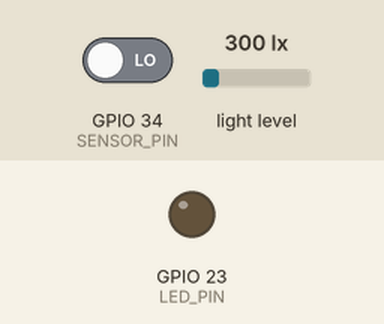
The program below on a simulated ESP32. Shown: output pins drawn as LEDs (lit = HIGH). Inputs (shaded band) come from the test bench; at power-on: light level 300 lx, GPIO 34 (SENSOR_PIN) LOW. WiFi joins after 1.5 s; servers stay silent unless stated; no MQTT or app messages arrive unless stated; what the program prints to the serial monitor is not drawn.

Above: at 3.2 s.
3.3 s: light level set to 52 lx
4.8 s: light level set to 45 lx
At 5.4 s:
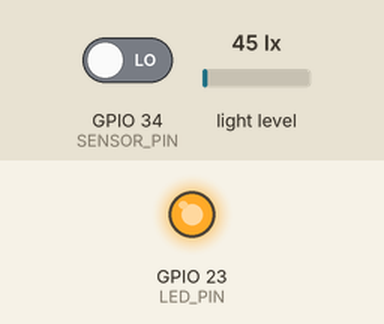
7.8 s: light level set to 500 lx
At 8.8 s:
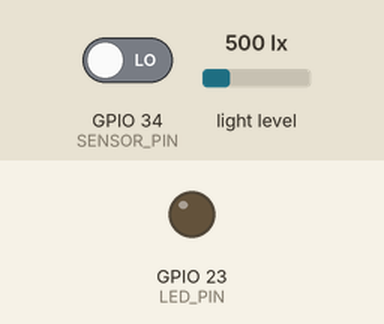
9.3 s: GPIO 34 (SENSOR_PIN) driven HIGH
At 10.3 s:
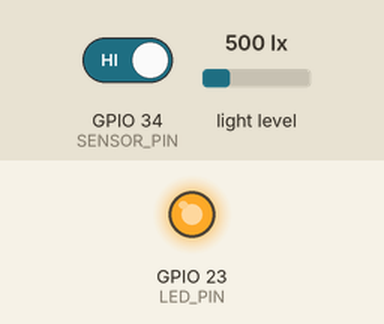
10.8 s: GPIO 34 (SENSOR_PIN) driven LOW
At 12.2 s:
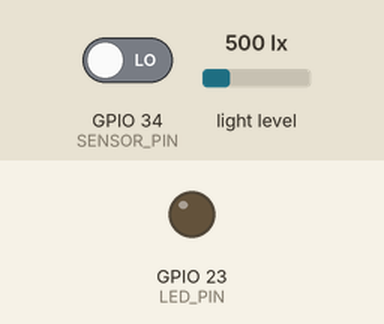
Timing chart, 0 to 13.3 s (numbered marks = the images above; inputs shaded):
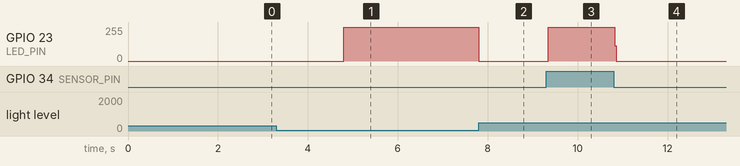

The program:

main.cpp
```cpp
#include <WiFi.h>
#include <PubSubClient.h>
#include <ArduinoOTA.h>
#include "config.h"
#include "led_control.h"
#include "mqtt_client.h"
#include "ota_update.h"
#include "sensor.h"

// Forward declarations for local functions used before definition
void connectToWiFi();
void pollSensors();

void setup() {
    Serial.begin(115200);
    connectToWiFi();
    initOTA();
    setupMqtt();
    setupLED();
    initSensor();
    pinMode(SENSOR_PIN, INPUT);
    setAutoMode(AUTO_MODE);
}

void loop() {
    mqttLoop();
    handleOTA();
    pollSensors();
}

void connectToWiFi() {
    WiFi.begin(WIFI_SSID, WIFI_PASSWORD);
    while (WiFi.status() != WL_CONNECTED) {
        delay(1000);
        Serial.println("Connecting to WiFi...");
    }
    Serial.println("Connected to WiFi");
}

void pollSensors() {
    if (isAutoMode()) {
        float lux = readLightLevel();
        // Simple threshold-based control; tune as needed
        if (lux < 50.0f) {
            turnOn();
        } else {
            turnOff();
        }
        // Optional: motion-triggered on
        checkMotionSensor(SENSOR_PIN, [](){ turnOn(); });
    }
}
```

led_control.cpp
```cpp
#include "led_control.h"
#include <Arduino.h>
#include <driver/ledc.h>

#define LED_CHANNEL 0 // Define the LED channel
#define LED_FREQUENCY 5000 // Define the LED frequency
#define LED_RESOLUTION LEDC_TIMER_8_BIT // Define the LED resolution

void setupLED() {
    ledcSetup(LED_CHANNEL, LED_FREQUENCY, LED_RESOLUTION);
    ledcAttachPin(LED_PIN, LED_CHANNEL);
}

void setBrightness(int brightness) {
    ledcWrite(LED_CHANNEL, brightness);
}

void setColor(int r, int g, int b) {
    // Assuming RGB LED is connected with common anode
    setBrightness(r);
    delay(10);
    setBrightness(g);
    delay(10);
    setBrightness(b);
}

void turnOn() {
    setBrightness(255); // Set to maximum brightness
}

void turnOff() {
    setBrightness(0); // Turn off the LED
}
```

led_control.h
```cpp
#ifndef LED_CONTROL_H
#define LED_CONTROL_H

#include <Arduino.h>
#include "config.h"

// Constants for LED control
const int PWM_CHANNEL = 0;
const int PWM_FREQUENCY = 5000;
const int PWM_RESOLUTION = 8; // 8-bit resolution (0-255)

// Function declarations
void setupLED();
void turnOn();
void turnOff();
void setBrightness(int brightness);
void setColor(int red, int green, int blue);

#endif // LED_CONTROL_H
```

mqtt_client.cpp
```cpp
#include <WiFi.h>
#include <PubSubClient.h>
#include "config.h"
#include "mqtt_client.h"
#include "utils.h"
#include "led_control.h"

WiFiClient espClient;
PubSubClient mqttClient(espClient);

void mqttReconnect() {
    while (!mqttClient.connected()) {
        Serial.print("Attempting MQTT connection...");
        if (mqttClient.connect(MQTT_CLIENT_ID, MQTT_USER, MQTT_PASSWORD)) {
            Serial.println("connected");
            mqttClient.subscribe(MQTT_TOPIC_SET);
        } else {
            Serial.print("failed, rc=");
            Serial.print(mqttClient.state());
            Serial.println(" try again in 5 seconds");
            delay(5000);
        }
    }
}

void mqttCallback(char* topic, byte* payload, unsigned int length) {
    String message;
    for (int i = 0; i < length; i++) {
        message += (char)payload[i];
    }
    handleMqttMessage(topic, message);
}

void handleMqttMessage(const char* topic, const String& message) {
    StaticJsonDocument<256> doc;
    DeserializationError err = deserializeJson(doc, message);
    if (err) {
        Serial.println("MQTT JSON parse error");
        return;
    }
    JsonObject obj = doc.as<JsonObject>();

    // Handle state
    if (obj.containsKey("state")) {
        String s = obj["state"].as<String>();
        if (s.equalsIgnoreCase("ON")) {
            turnOn();
        } else if (s.equalsIgnoreCase("OFF")) {
            turnOff();
        }
    }

    // Handle brightness
    if (obj.containsKey("brightness")) {
        int b = obj["brightness"].as<int>();
        if (b < BRIGHTNESS_MIN) b = BRIGHTNESS_MIN;
        if (b > BRIGHTNESS_MAX) b = BRIGHTNESS_MAX;
        setBrightness(b);
    }

    // Handle color (best-effort; single-channel fallback)
    if (obj.containsKey("color")) {
        int r = obj["color"]["r"] | DEFAULT_COLOR_R;
        int g = obj["color"]["g"] | DEFAULT_COLOR_G;
        int b = obj["color"]["b"] | DEFAULT_COLOR_B;
        setColor(r, g, b);
    }
}
void setupMqtt() {
    mqttClient.setServer(MQTT_BROKER, MQTT_PORT);
    mqttClient.setCallback(mqttCallback);
}

void mqttLoop() {
    if (!mqttClient.connected()) {
        mqttReconnect();
    }
    mqttClient.loop();
}

void publishLightState(const String& state, int brightness, const String& color) {
    String payload = "{\"state\":\"" + state + "\",\"brightness\":" + String(brightness) + ",\"color\":" + color + "}";
    mqttClient.publish(MQTT_TOPIC_STATE, payload.c_str());
}
```

mqtt_client.h
```cpp
#ifndef MQTT_CLIENT_H
#define MQTT_CLIENT_H

#include <Arduino.h>
#include <WiFi.h>
#include <PubSubClient.h>
#include "config.h"

// MQTT topics (use config.h definitions)
#define MQTT_TOPIC_SET LIGHT_CONTROL_TOPIC
#define MQTT_TOPIC_STATE LIGHT_STATE_TOPIC

// Function declarations
void setupMqtt();
void mqttLoop();
void publishLightState(const String& state, int brightness, const String& colorJson);
void mqttCallback(char* topic, byte* payload, unsigned int length);
void handleMqttMessage(const char* topic, const String& message);

#endif // MQTT_CLIENT_H
```

ota_update.cpp
```cpp
#include <Arduino.h>
#include <WiFi.h>
#include <ArduinoOTA.h>
#include <ESPmDNS.h>
#include "config.h"

void initOTA() {
    ArduinoOTA.setHostname(OTA_HOSTNAME);
    ArduinoOTA.onStart([]() {
        String type;
        if (ArduinoOTA.getCommand() == U_FLASH) {
            type = "sketch";
        } else { // U_SPIFFS
            type = "filesystem";
        }
        // NOTE: if updating SPIFFS this would be the place to unmount SPIFFS using SPIFFS.end()
        Serial.println("Start updating " + type);
    });
    ArduinoOTA.onEnd([]() {
        Serial.println("\nEnd OTA");
    });
    ArduinoOTA.onProgress([](unsigned int progress, unsigned int total) {
        Serial.printf("Progress: %u%%\r", (progress / (total / 100)));
    });
    ArduinoOTA.onError([](ota_error_t error) {
        Serial.printf("Error[%u]: ", error);
        if (error == OTA_AUTH_ERROR) {
            Serial.println("Auth Failed");
        } else if (error == OTA_BEGIN_ERROR) {
            Serial.println("Begin Failed");
        } else if (error == OTA_CONNECT_ERROR) {
            Serial.println("Connect Failed");
        } else if (error == OTA_RECEIVE_ERROR) {
            Serial.println("Receive Failed");
        } else if (error == OTA_END_ERROR) {
            Serial.println("End Failed");
        }
    });
    ArduinoOTA.begin();
}

void handleOTA() {
    ArduinoOTA.handle();
}
```

ota_update.h
```cpp
#ifndef OTA_UPDATE_H
#define OTA_UPDATE_H

#include <Arduino.h>
#include <WiFi.h>
#include <ArduinoOTA.h>

void initOTA();
void handleOTA();

#endif // OTA_UPDATE_H
```

sensor.cpp
```cpp
#include "sensor.h"
#include <Wire.h>
#include <BH1750.h>

BH1750 lightSensor;
bool autoMode = false;

void initSensor() {
    Wire.begin();
    lightSensor.begin();
}

float readLightLevel() {
    return lightSensor.readLightLevel();
}

void checkMotionSensor(int motionPin, void (*onMotionDetected)()) {
    if (digitalRead(motionPin) == HIGH) {
        onMotionDetected();
    }
}

void setAutoMode(bool mode) {
    autoMode = mode;
}

bool isAutoMode() {
    return autoMode;
}
```

sensor.h
```cpp
#ifndef SENSOR_H
#define SENSOR_H

#include <Arduino.h>
#include "config.h"

// Sensor types
enum SensorType {
    LIGHT_SENSOR,
    MOTION_SENSOR
};

// Function declarations (aligned with implementation)
void initSensor();
float readLightLevel();
void checkMotionSensor(int motionPin, void (*onMotionDetected)());
void setAutoMode(bool mode);
bool isAutoMode();

#endif // SENSOR_H
```

utils.h
```cpp
#ifndef UTILS_H
#define UTILS_H

#include <ArduinoJson.h>

// Function to log messages to Serial
void logMessage(const char* message) {
    Serial.println(message);
}

// Function to parse JSON payload
bool parseJsonPayload(const String& payload, JsonObject& jsonObject) {
    StaticJsonDocument<256> doc;
    DeserializationError error = deserializeJson(doc, payload);
    if (error) {
        logMessage("Failed to parse JSON");
        return false;
    }
    jsonObject = doc.as<JsonObject>();
    return true;
}

// Function to format state JSON for publishing
String formatStateJson(const String& state, int brightness, int r, int g, int b, bool sensorTriggered) {
    StaticJsonDocument<256> doc;
    JsonObject jsonObject = doc.to<JsonObject>();
    jsonObject["state"] = state;
    jsonObject["brightness"] = brightness;
    jsonObject["color"]["r"] = r;
    jsonObject["color"]["g"] = g;
    jsonObject["color"]["b"] = b;
    jsonObject["sensor_triggered"] = sensorTriggered;

    String output;
    serializeJson(doc, output);
    return output;
}

#endif // UTILS_H
```

config.h
```cpp
#define WIFI_SSID "your_wifi_ssid"
#define WIFI_PASSWORD "your_wifi_password"

#define MQTT_BROKER "mqtt_broker_address"
#define MQTT_PORT 1883 //reccomend to use 8883 which will require setup for certificate
//This port will allow for secure connection to the broker
#define MQTT_USER "mqtt_username"
#define MQTT_PASSWORD "mqtt_password"
#define MQTT_CLIENT_ID "esp32-smart-light-1"

#define LIGHT_CONTROL_TOPIC "home/light1/set"
#define LIGHT_STATE_TOPIC "home/light1/state"

#define LED_PIN 23
#define SENSOR_PIN 34 // Example pin for sensor input (change depending on your setup)

#define AUTO_MODE true // Set to true for automatic control based on sensor input (change as needed)
#define MANUAL_MODE false // Set to false for manual control (change as needed)

#define OTA_HOSTNAME "esp32-smart-light-controller" // mDNS hostname for OTA updates

#define BRIGHTNESS_MAX 255
#define BRIGHTNESS_MIN 0

#define DEFAULT_BRIGHTNESS 150
#define DEFAULT_COLOR_R 255
#define DEFAULT_COLOR_G 255
#define DEFAULT_COLOR_B 255
```

Measured:
- the behaviour switches between 50 and 49 lx on light level (found by bisection; images 0 and 1)
- after the input at 3.3 s, every drawn part: stays the same
- after the input at 4.8 s, GPIO 23 (LED_PIN): 0/255 → 255/255 at once
- after the input at 7.8 s, GPIO 23 (LED_PIN): 255/255 → 0/255 at once
- after the input at 9.3 s, GPIO 23 (LED_PIN): 0/255 → 252/255 at once
- after the input at 10.8 s, GPIO 23 (LED_PIN): 252/255 → 0/255 at once
